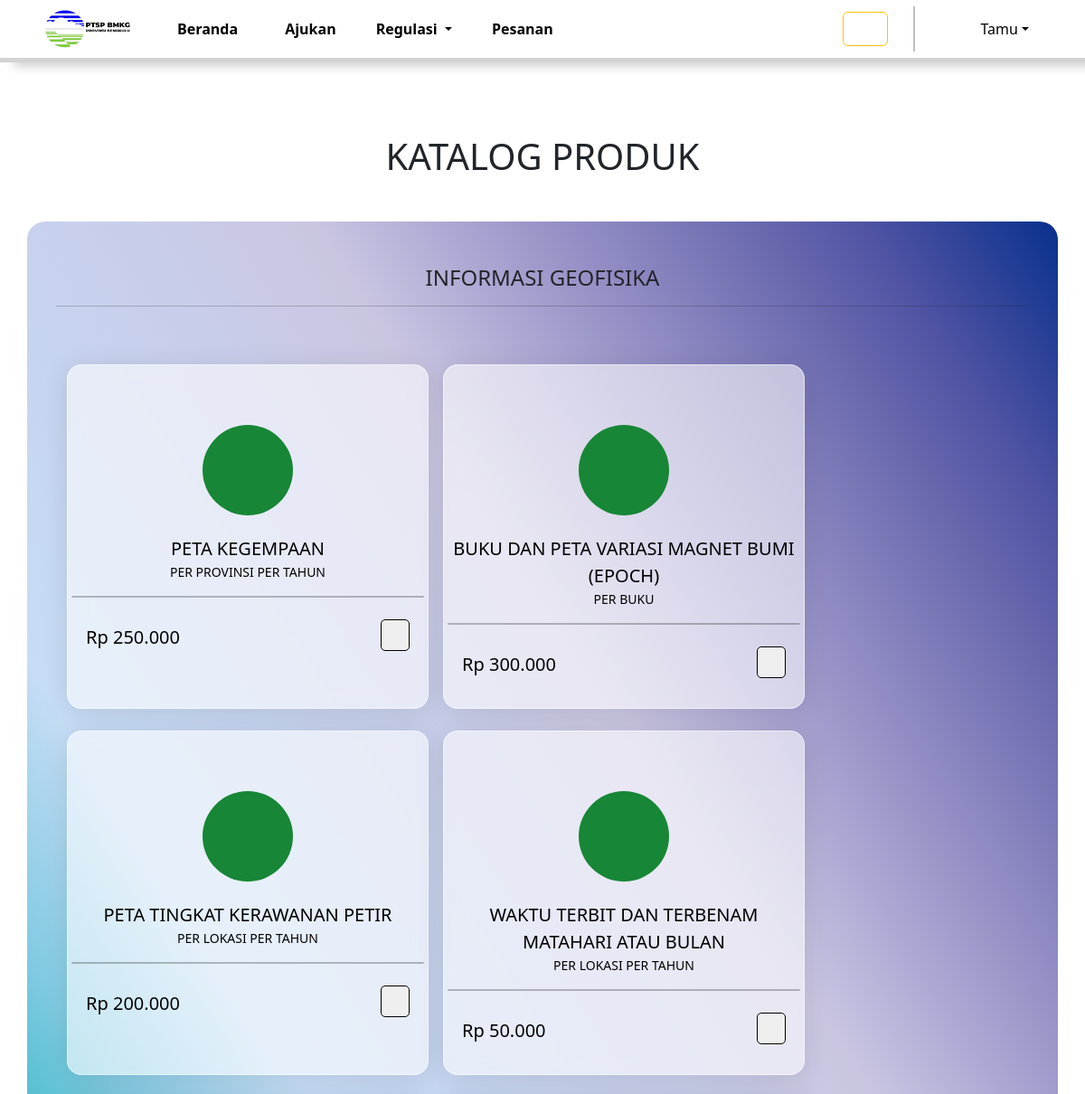
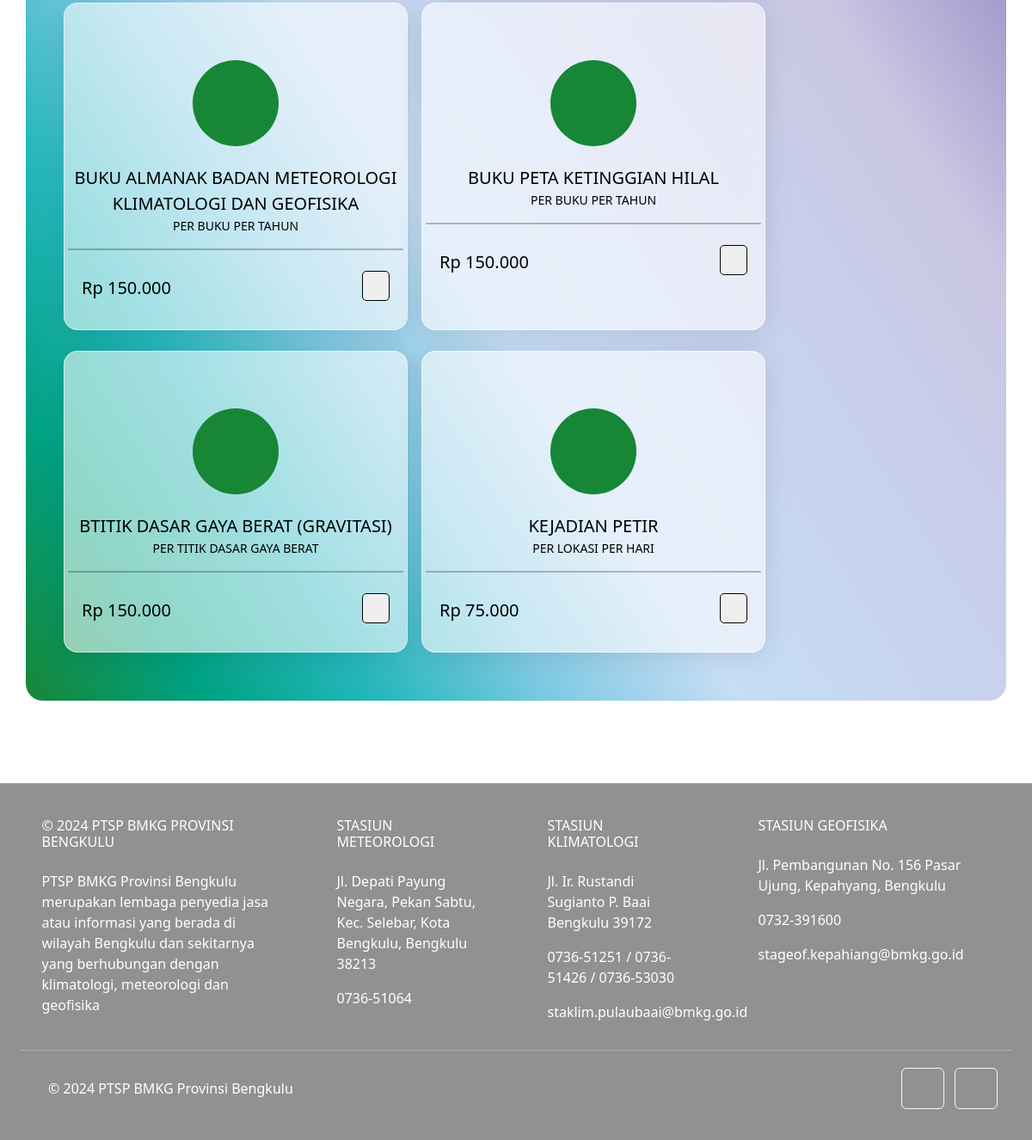
The app's page /src/user/partials/produk-informasi-geofisika.php with its own data (2 pictures, top to bottom).
### tables this page shows
CREATE TABLE `informasi` (
  `ID_Informasi` int(11) NOT NULL,
  `Foto_Informasi` longblob NOT NULL,
  `Nama_Informasi` varchar(100) NOT NULL,
  `Deskripsi_Informasi` text NOT NULL,
  `Harga_Informasi` int(11) NOT NULL,
  `Pemilik_Informasi` enum('Instansi A','Instansi B','Instansi C') NOT NULL,
  `No_Rekening_Informasi` int(15) NOT NULL,
  `Kategori_Informasi` enum('Meteorologi','Klimatologi','Geofisika') NOT NULL,
  `Status_Informasi` enum('Tersedia','Tidak Tersedia') NOT NULL
);

### src/admin/config/databases.php (called while the page is built, shortened)
<?php
class Informasi
{
    private $koneksi;
    public function __construct($koneksi)
    {
        $this->koneksi = $koneksi;
    }
    public function tampilkanDataInformasiGeofisika()
    {
        $query = "SELECT * FROM informasi WHERE Kategori_Informasi = 'Geofisika'";
        $result = $this->koneksi->query($query);
        if ($result->num_rows > 0) {
            $data = [];
            while ($baris = $result->fetch_assoc()) {
                $data[] = $baris;
            }
            return $data;
        } else {
            return null;
        }
    }
}

### src/user/partials/produk-informasi-geofisika.php (the view, shortened to what this page needs)
<?php
include '../../admin/config/databases.php';
?>
<!DOCTYPE html>
<html lang="en">
<head>
    <?php
    include('../partials/header.php');
    ?>
    <link rel="stylesheet" href="../assets/css/produk-informasi.css">
</head>
<body>
    <?php
    include('../partials/navbar.php');
    ?>
    <div class="container-fluid p-0" id="produk-informasi">
        <div class="container text-center">
            <div class="row">
                <h1 class="mb-5">KATALOG PRODUK</h1>
                <div class="col-md-12" id="informasi">
                    <h4 class="my-3">INFORMASI GEOFISIKA
                        <hr>
                    </h4>
                    <div class="row pt-5 px-3">
                        <?php
                        $informasiModel = new Informasi($koneksi);
                        $dataInformasiGeofisika = $informasiModel->tampilkanDataInformasiGeofisika();
                        if (!empty($dataInformasiGeofisika)) {
                            foreach ($dataInformasiGeofisika as $informasiGeofisika) {
                        ?>
                                <div class="col-md-4 mb-4 p-1" id="produk">
                                    <div class="card-product">
                                        <div class="card-info text-start ps-3 py-2">
                                            <button type="button" class="info p-0 border-0 bg-transparent" data-bs-toggle="modal" data-id="<?php echo $informasiGeofisika['ID_Informasi']; ?>">
                                                <box-icon name='info-circle'></box-icon>
                                            </button>
                                        </div>
                                        <div class="card-img my-3">
                                            <span class="dot">
                                                <box-icon name='cloud-lightning' id="icon" color='rgba(255,255,255,0.9)' class="product"></box-icon>
                                            </span>
                                        </div>
                                        <div class="card-title">
                                            <?php echo $informasiGeofisika['Nama_Informasi']; ?>
                                        </div>
                                        <div class="card-subtitle">
                                            <?php echo $informasiGeofisika['Deskripsi_Informasi']; ?>
                                        </div>
                                        <hr class="card-divider">
                                        <div class="d-flex card-footer justify-content-between my-4 mx-3">
                                            <div class="card-price text-start"><span>Rp</span>
                                                <?php echo number_format($informasiGeofisika['Harga_Informasi'], 0, ',', '.'); ?>
                                            </div>
                                            <div class="card-button">
                                                <form action="../../admin/config/add-cart-information-geofisika.php" method="POST">
                                                    <button class="card-btn" type="submit" name="tambah_keranjang">
                                                    </button>
                                                </form>
                                            </div>
                                        </div>
                                    </div>
                                </div>
                        <?php
                            }
                        } else {
                            echo "<div class='fw-bold' style='margin-top: -30px; border: 2px solid purple; width: 20%; margin-left: 50%; transform: translateX(-50%); border-radius: 15px; box-shadow: 2px 4px 10px rgba(0, 0, 0, 0.4); color: purple;'>Data Tidak Ditemukan!</div>";
                        }
                        ?>
                    </div>
                </div>
            </div>
        </div>
    </div>
    <?php
    include('../partials/footer.php');
    ?>
</body>
</html>

### src/user/assets/css/navbar.css (style rules this page uses)
:root { --color-bmkg1: #08318d; --color-bmkg2: #178636; --color-default-abu: #d3d3d3; }

### src/user/assets/css/produk-informasi.css (style rules this page uses)
body { padding: 0; margin: 0; }
#produk-informasi.container-fluid { margin: 5rem 0 1rem 0; padding: 0; }
#informasi, #jasa { background-image: linear-gradient( to left bottom, #08318d, #4e52a2, #7a77b7, #a29dcd, #cac6e2, #c8ceea, #c7d5f0, #c6ddf5, #81cae3, #25b7bd, #00a181, #178636 ); border-radius: 20px; margin-bottom: 5rem; padding: 2rem; height: 100%; }
#produk.col-md-4 { width: 400px; margin: 0 0.5rem 0 0.5rem; background: rgba(255, 255, 255, 0.57); border-radius: 16px; box-shadow: 0 4px 30px rgba(0, 0, 0, 0.1); backdrop-filter: blur(9.8px); -webkit-backdrop-filter: blur(9.8px); border: 1px solid rgba(255, 255, 255, 0.51); }
.dot { display: inline-flex; justify-content: center; align-items: center; width: 100px; height: 100px; background-color: #178636; padding: 1rem; border-radius: 50%; }
.product { width: 100px; height: 100px; }
.card-product { height: 100%; }
.card-title { font-size: 20px; font-weight: 500; text-align: center; color: black; }
.card-subtitle { font-size: 14px; font-weight: 400; color: black; }
.card-divider { width: 100%; border: 1px solid black; border-radius: 50px; }
.card-footer { display: flex; flex-direction: row; justify-content: space-between; align-items: center; }
.card-price { font-size: 20px; font-weight: 500; color: black; }
.card-price span { font-size: 20px; font-weight: 500; color: black; }
.card-btn { height: 35px; border: 1px solid black; border-radius: 5px; padding: 0 15px; transition: all 0.3s; }

### records on screen
informasi: Nama_Informasi "PETA KEGEMPAAN", Deskripsi_Informasi "PER PROVINSI PER TAHUN", Harga_Informasi "250.000"
informasi: Nama_Informasi "BUKU DAN PETA VARIASI MAGNET BUMI (EPOCH)", Deskripsi_Informasi "PER BUKU", Harga_Informasi "300.000"
informasi: Nama_Informasi "PETA TINGKAT KERAWANAN PETIR", Deskripsi_Informasi "PER LOKASI PER TAHUN", Harga_Informasi "200.000"
informasi: Nama_Informasi "WAKTU TERBIT DAN TERBENAM MATAHARI ATAU BULAN", Deskripsi_Informasi "PER LOKASI PER TAHUN", Harga_Informasi "50.000"
informasi: Nama_Informasi "BUKU ALMANAK BADAN METEOROLOGI KLIMATOLOGI DAN GEOFISIKA", Deskripsi_Informasi "PER BUKU PER TAHUN", Harga_Informasi "150.000"
informasi: Nama_Informasi "BUKU PETA KETINGGIAN HILAL", Deskripsi_Informasi "PER BUKU PER TAHUN", Harga_Informasi "150.000"
informasi: Nama_Informasi "BTITIK DASAR GAYA BERAT (GRAVITASI)", Deskripsi_Informasi "PER TITIK DASAR GAYA BERAT", Harga_Informasi "150.000"
informasi: Nama_Informasi "KEJADIAN PETIR", Deskripsi_Informasi "PER LOKASI PER HARI", Harga_Informasi "75.000"
